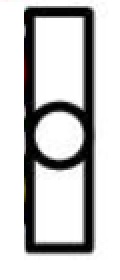
#> input picture test1/img.png, 60 x 140 px, found by its file name (shown 2 times larger)
$ python match_contours.py
#> lines starting #> are read from the running program, lines starting #| are printed output that depends on the picture; after the words box and inside, x2 and y2 are one past the last pixel; in counts of white or black regions, pixels touching at a corner belong together

import cv2
import numpy as np
import os

def get_contours(image_path):
#> called with image_path = 'd:\\work\\ocr+Transformer\\test1\\img.png'
    if not os.path.exists(image_path):
        print(f"Error: File not found at {image_path}")
        return None, None

    img = cv2.imread(image_path)
#> img is the input picture: shape (140, 60, 3); mean B, G, R 200.3, 200.4, 200.6
    if img is None:
        print(f"Error: Could not read image from {image_path}")
        return None, None

    gray = cv2.cvtColor(img, cv2.COLOR_BGR2GRAY)

    # Otsu's binarization
    _, thresh = cv2.threshold(gray, 0, 255, cv2.THRESH_BINARY_INV + cv2.THRESH_OTSU)
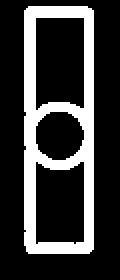
#> thresh: shape (140, 60) (shown 2 times larger); 23% white; 1 white region

    # Find contours
    contours, _ = cv2.findContours(thresh, cv2.RETR_TREE, cv2.CHAIN_APPROX_SIMPLE)
#> contours = 4 contours; box (x1, y1, x2, y2) and area: (12, 3, 47, 127) 4166, (17, 8, 43, 56) 1102, (17, 80, 43, 123) 962, (17, 55, 43, 81) 494

    # Filter out small noise contours if necessary (e.g., area < 10)
    # contours = [cnt for cnt in contours if cv2.contourArea(cnt) > 10]

    return img, contours

def match_contours(ref_path, target_path, output_path, match_threshold=0.2):
    print(f"Loading reference: {ref_path}")
    ref_img, ref_contours = get_contours(ref_path)
#> ref_contours has the same summary as contours in get_contours
    if ref_contours is None: return

    print(f"Loading target: {target_path}")
    target_img, target_contours = get_contours(target_path)
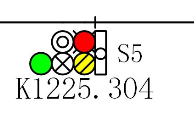
#> input picture test1/img_1.png, 194 x 115 px, found by its file name
#> in get_contours, img is the input picture: shape (115, 194, 3); mean B, G, R 222.4, 228.3, 228.3
#> in get_contours (call 2), `gray = cv2.cvtColor(img, cv2.COLOR_BGR2GRAY)`:
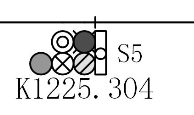
#> gray: shape (115, 194); min 0, max 255, mean 227.6
#> in get_contours (call 2), `_, thresh = cv2.threshold(gray, 0, 255, cv2.THRESH_BINARY_INV + cv2.TH..`:
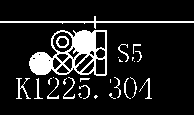
#> thresh: shape (115, 194); 12.4% white; 27 white regions (11 under 20 px)
#> in get_contours (call 2), `contours, _ = cv2.findContours(thresh, cv2.RETR_TREE, cv2.CHAIN_APPROX..`: contours = 44 contours, 23 with area under 20; largest, box (x1, y1, x2, y2) and area: (29, 30, 107, 76) 2636, (52, 31, 73, 53) 330, (0, 16, 194, 29) 208, (95, 31, 106, 50) 169, (95, 58, 106, 75) 153
#> target_contours has the same summary as contours in get_contours
    if target_contours is None: return

    print(f"Reference contours: {len(ref_contours)}")
#| Reference contours: 4
    print(f"Target contours: {len(target_contours)}")
#| Target contours: 44

    matched_contours = []

    # Iterate through all target contours
    for i, target_cnt in enumerate(target_contours):
        best_score = float('inf')

        # Compare with all reference contours
        for ref_cnt in ref_contours:
            # Match shapes: Lower score means better match
            # Method 1 (I1) is usually fine.
            try:
                score = cv2.matchShapes(target_cnt, ref_cnt, cv2.CONTOURS_MATCH_I1, 0.0)
                if score < best_score:
                    best_score = score
            except Exception as e:
                # Sometimes matchShapes fails if contours are too simple/small
                continue

        # If the best score is within threshold, consider it a match
        if best_score < match_threshold:
            print(f"Match found for target contour {i} with score: {best_score:.4f}")
            matched_contours.append(target_cnt)
#> this loop made 44 passes
#> target_cnt on passes 5, 17, 18, 19, 21, 28, 36: [[110, 79], [110, 82]], [[53, 77]], [[134, 61]], [[119, 59], [119, 61], [122, 61], [121, 61]], [[118, 57]], [[48, 60], [49, 59], [50, 60], [49, 61]], [[38, 54], [39, 53], [40, 54], [39, 55]]
#| Match found for target contour 28 with score: 0.0109
#| Match found for target contour 37 with score: 0.0038
#| Match found for target contour 40 with score: 0.0003
#| Match found for target contour 41 with score: 0.0031
#| Match found for target contour 42 with score: 0.0031
#> after the loop, matched_contours = 5 contours; box (x1, y1, x2, y2) and area: (52, 31, 73, 53) 330, (95, 58, 106, 75) 153, (56, 36, 69, 48) 112, (95, 48, 106, 59) 76, (57, 37, 68, 47) 70

    # Draw matches on the target image
    # Green for matches
    result_img = target_img.copy()
    if matched_contours:
        cv2.drawContours(result_img, matched_contours, -1, (0, 255, 0), 2)
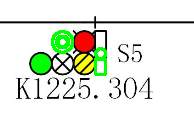
#> result_img: shape (115, 194, 3); 2.77% of pixels changed, all inside (x1, y1, x2, y2) = (51, 30, 107, 76)
        print(f"Total matched contours: {len(matched_contours)}")
#| Total matched contours: 5
    else:
        print("No matches found.")

    cv2.imwrite(output_path, result_img)
    print(f"Result saved to {output_path}")

if __name__ == "__main__":
    ref_image_path = r"d:\work\ocr+Transformer\test1\img.png"
    target_image_path = r"d:\work\ocr+Transformer\test1\img_1.png"
    output_image_path = r"d:\work\ocr+Transformer\test1\img_1_matched.png"

    # Threshold can be adjusted. 0.0 is perfect match.
    # 0.1 is very close, 0.2-0.3 is usually good for similar shapes.
    match_contours(ref_image_path, target_image_path, output_image_path, match_threshold=0.02)
